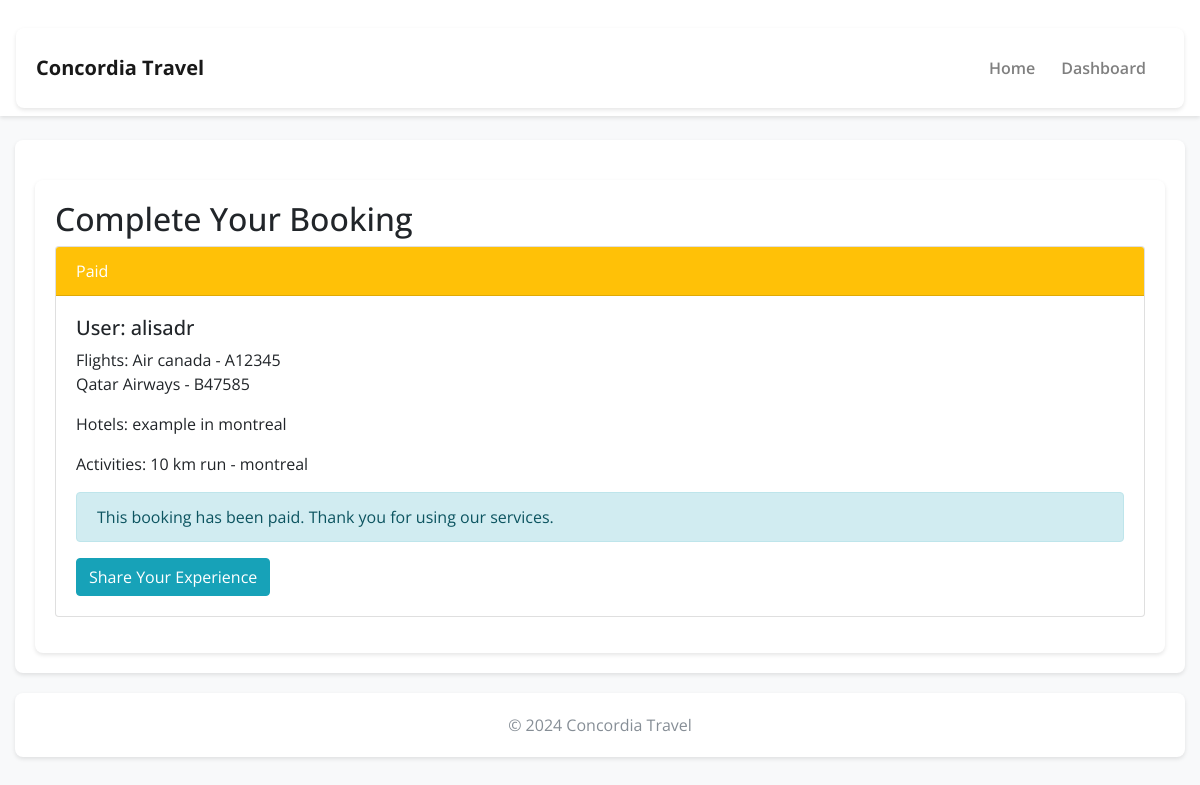
The page /booking/booking/detail/4/ (signed in) on the database its author committed.
### booking/models.py (models this page shows, shortened)
class Booking(models.Model):
    STATUS_CHOICES = [
        ('none', 'None'),
        ('reserved', 'Reserved'),
        ('paid', 'Paid'),
    ]
    user = models.ForeignKey(User, on_delete=models.CASCADE)
    custom_package = models.ForeignKey(CustomPackage, on_delete=models.CASCADE)
    status = models.CharField(max_length=10, choices=STATUS_CHOICES, default='none')
    reserved_until = models.DateTimeField(null=True, blank=True)  # Add this field to track reservation expiration
    tracking_id = models.CharField(max_length=64, editable=False, null=True)

### packages/models.py (models this page shows, shortened)
class Flight(models.Model):
    flight_number = models.CharField(max_length=10)
    airline = models.CharField(max_length=100)
    departure_city = models.CharField(max_length=100)
    arrival_city = models.CharField(max_length=100)
    departure_time = models.DateTimeField()
    duration = models.DurationField()
    price = models.DecimalField(max_digits=10, decimal_places=2)
    description = models.TextField(blank=True, null=True)  # Allows for an optional description

class Hotel(models.Model):
    name = models.CharField(max_length=100)
    city = models.TextField(max_length=100)
    phone_number = models.CharField(max_length=15)
    price = models.DecimalField(max_digits=10, decimal_places=2)
    description = models.TextField(blank=True, null=True)  # Allows for an optional description

class Activity(models.Model):
    name = models.CharField(max_length=100)
    location = models.CharField(max_length=100)
    type = models.CharField(max_length=50)  # E.g., sightseeing, hiking, etc.
    start_time = models.DateTimeField()
    duration = models.DurationField()
    price = models.DecimalField(max_digits=10, decimal_places=2)
    description = models.TextField(blank=True, null=True)  # Allows for an optional description

### booking/views.py (the view)
# urls.py: path('booking/detail/<int:booking_id>/', views.booking_detail, name='booking_detail'),
@login_required
def booking_detail(request, booking_id):
    booking = get_object_or_404(Booking, pk=booking_id, user=request.user)
    return render(request, 'booking/booking_detail.html', {'booking': booking})

### booking/templates/booking/booking_detail.html (shortened to what this page needs)
{% extends 'booking/base.html' %}
{% block content %}
<div class="container">
    <h2>Complete Your Booking</h2>
    <div class="card mb-3">
        <div class="card-header bg-warning text-white">
            {{ booking.get_status_display }}
        </div>
        <div class="card-body">
            <h5>User: {{ booking.user.username }}</h5>
            <p>Flights:
                {% for flight in booking.custom_package.flights.all %}
                    {{ flight.airline }} - {{ flight.flight_number }}<br>
                {% empty %}
                    No flights
                {% endfor %}
            </p>
            <p>Hotels:
                {% for hotel in booking.custom_package.hotels.all %}
                    {{ hotel.name }} in {{ hotel.city }}<br>
                {% empty %}
                    No hotels
                {% endfor %}
            </p>
            <p>Activities:
                {% for activity in booking.custom_package.activities.all %}
                    {{ activity.name }} - {{ activity.location }}<br>
                {% empty %}
                    No activities
                {% endfor %}
            </p>
            {% if booking.status == 'reserved' %}
                <div class="alert alert-success" role="alert">
                    Your package has been reserved successfully. You have 1 hour to complete the payment.
                </div>
                <a href="{% url 'checkout' booking.id %}" class="btn btn-success">Pay Now</a>
            {% elif booking.status == 'none' %}
                <div class="alert alert-info" role="alert">
                    This booking has not been reserved. Would you like to complete the booking?
                </div>
                <a href="{% url 'complete_booking' booking.custom_package.id %}" class="btn btn-primary">Complete Booking</a>
            {% elif booking.status == 'paid' %}
                <div class="alert alert-info" role="alert">
                    This booking has been paid. Thank you for using our services.
                </div>
                <a href="{% url 'share_your_experience' %}" class="btn btn-info">Share Your Experience</a>
            {% endif %}
        </div>
    </div>
</div>
{% endblock %}

### booking/templates/booking/base.html (style rules this page uses)
body { font-family: 'Open Sans', sans-serif; background-color: #f8f9fa; }
.container { background-color: #fff; box-shadow: 0 2px 4px rgba(0, 0, 0, 0.1); border-radius: 8px; padding: 20px; margin-top: 20px; }

### rows shown on the page
Booking: status "Paid", user.username "alisadr"
Flight: airline "Air canada", flight_number "A12345"
Flight: airline "Qatar Airways", flight_number "B47585"
Hotel: name "example", city "montreal"
Activity: name "10 km run", location "montreal"
